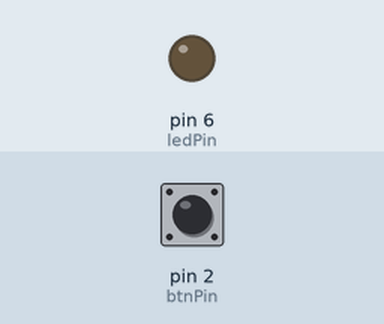
Recording of a sketch running on a simulated Arduino Uno, built with avr-gcc and run on an emulated ATmega328P. Parts: output pins drawn as LEDs (lit = HIGH). Inputs (shaded band) come from the test bench; at power-on: pin 2 (btnPin) HIGH.

Above: at 1.2 s.
1.3 s: pin 2 (btnPin) pulled LOW for 0.15 s
At 1.8 s:
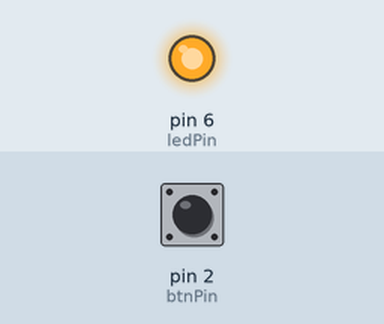
3.4 s: pin 2 (btnPin) pulled LOW for 3.2 s
At 8.4 s:
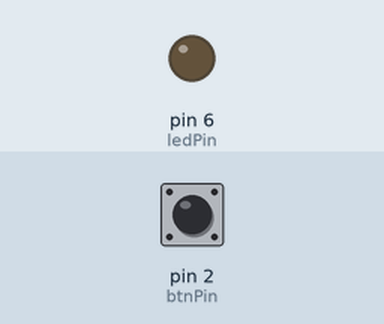
Timing chart, 0 to 9.9 s (numbered marks = the images above; inputs shaded):
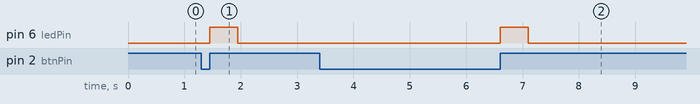

The sketch:

internal_pull_up_resistor.ino
```cpp
const int btnPin = 2;
const int ledPin = 6;

int btnPrev = HIGH;

void setup() {
  pinMode(ledPin, OUTPUT);
  pinMode(btnPin, INPUT_PULLUP);

  digitalWrite(ledPin, LOW);
}

void loop() {
  int btnState = digitalRead(btnPin);

  if (btnPrev == LOW && btnState == HIGH) {
    digitalWrite(ledPin, HIGH);
    delay(500);
    digitalWrite(ledPin, LOW);
  }

  btnPrev = btnState;
}
```

Measured:
- after the input at 1.3 s, pin 6 (ledPin): LOW → HIGH after 0.15 s, → LOW 0.50 s later
- after the input at 3.4 s, pin 6 (ledPin): LOW → HIGH after 3.2 s, → LOW 0.50 s later
